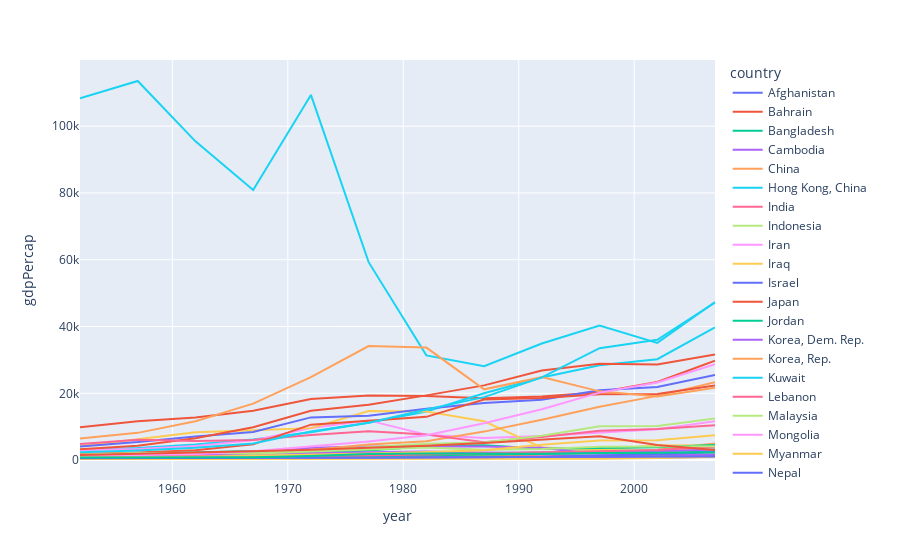

This figure's notebook cell:
### Code cell
px.line(gapminder_Asia, x="year", y="gdpPercap", color="country")

### Figure 1 — Plotly figure (JSON) as saved in the notebook; plotly's stock layout.template omitted (floating-point values rounded to 4 significant figures)
{"data": [{"hovertemplate": "country=Afghanistan<br>year=%{x}<br>gdpPercap=%{y}<extra></extra>", "legendgroup": "Afghanistan", "line": {"color": "#636efa", "dash": "solid"}, "marker": {"symbol": "circle"}, "mode": "lines", "name": "Afghanistan", "orientation": "v", "showlegend": true, "type": "scatter", "x": [1952, 1957, 1962, 1967, 1972, 1977, 1982, 1987, 1992, 1997, 2002, 2007], "xaxis": "x", "y": [779.4, 820.9, 853.1, 836.2, 740.0, 786.1, 978.0, 852.4, 649.3, 635.3, 726.7, 974.6], "yaxis": "y"}, {"hovertemplate": "country=Bahrain<br>year=%{x}<br>gdpPercap=%{y}<extra></extra>", "legendgroup": "Bahrain", "line": {"color": "#EF553B", "dash": "solid"}, "marker": {"symbol": "circle"}, "mode": "lines", "name": "Bahrain", "orientation": "v", "showlegend": true, "type": "scatter", "x": [1952, 1957, 1962, 1967, 1972, 1977, 1982, 1987, 1992, 1997, 2002, 2007], "xaxis": "x", "y": [9867.0, 11640.0, 12750.0, 14800.0, 18270.0, 19340.0, 19210.0, 18520.0, 19040.0, 20290.0, 23400.0, 29800.0], "yaxis": "y"}, {"hovertemplate": "country=Bangladesh<br>year=%{x}<br>gdpPercap=%{y}<extra></extra>", "legendgroup": "Bangladesh", "line": {"color": "#00cc96", "dash": "solid"}, "marker": {"symbol": "circle"}, "mode": "lines", "name": "Bangladesh", "orientation": "v", "showlegend": true, "type": "scatter", "x": [1952, 1957, 1962, 1967, 1972, 1977, 1982, 1987, 1992, 1997, 2002, 2007], "xaxis": "x", "y": [684.2, 661.6, 686.3, 721.2, 630.2, 659.9, 677.0, 752.0, 837.8, 972.8, 1136.0, 1391.0], "yaxis": "y"}, {"hovertemplate": "country=Cambodia<br>year=%{x}<br>gdpPercap=%{y}<extra></extra>", "legendgroup": "Cambodia", "line": {"color": "#ab63fa", "dash": "solid"}, "marker": {"symbol": "circle"}, "mode": "lines", "name": "Cambodia", "orientation": "v", "showlegend": true, "type": "scatter", "x": [1952, 1957, 1962, 1967, 1972, 1977, 1982, 1987, 1992, 1997, 2002, 2007], "xaxis": "x", "y": [368.5, 434.0, 496.9, 523.4, 421.6, 525.0, 624.5, 683.9, 682.3, 734.3, 896.2, 1714.0], "yaxis": "y"}, {"hovertemplate": "country=China<br>year=%{x}<br>gdpPercap=%{y}<extra></extra>", "legendgroup": "China", "line": {"color": "#FFA15A", "dash": "solid"}, "marker": {"symbol": "circle"}, "mode": "lines", "name": "China", "orientation": "v", "showlegend": true, "type": "scatter", "x": [1952, 1957, 1962, 1967, 1972, 1977, 1982, 1987, 1992, 1997, 2002, 2007], "xaxis": "x", "y": [400.4, 576.0, 487.7, 612.7, 676.9, 741.2, 962.4, 1379.0, 1656.0, 2289.0, 3119.0, 4959.0], "yaxis": "y"}, {"hovertemplate": "country=Hong Kong, China<br>year=%{x}<br>gdpPercap=%{y}<extra></extra>", "legendgroup": "Hong Kong, China", "line": {"color": "#19d3f3", "dash": "solid"}, "marker": {"symbol": "circle"}, "mode": "lines", "name": "Hong Kong, China", "orientation": "v", "showlegend": true, "type": "scatter", "x": [1952, 1957, 1962, 1967, 1972, 1977, 1982, 1987, 1992, 1997, 2002, 2007], "xaxis": "x", "y": [3054.0, 3629.0, 4693.0, 6198.0, 8316.0, 11190.0, 14560.0, 20040.0, 24760.0, 28380.0, 30210.0, 39720.0], "yaxis": "y"}, {"hovertemplate": "country=India<br>year=%{x}<br>gdpPercap=%{y}<extra></extra>", "legendgroup": "India", "line": {"color": "#FF6692", "dash": "solid"}, "marker": {"symbol": "circle"}, "mode": "lines", "name": "India", "orientation": "v", "showlegend": true, "type": "scatter", "x": [1952, 1957, 1962, 1967, 1972, 1977, 1982, 1987, 1992, 1997, 2002, 2007], "xaxis": "x", "y": [546.6, 590.1, 658.3, 700.8, 724.0, 813.3, 855.7, 976.5, 1164.0, 1459.0, 1747.0, 2452.0], "yaxis": "y"}, {"hovertemplate": "country=Indonesia<br>year=%{x}<br>gdpPercap=%{y}<extra></extra>", "legendgroup": "Indonesia", "line": {"color": "#B6E880", "dash": "solid"}, "marker": {"symbol": "circle"}, "mode": "lines", "name": "Indonesia", "orientation": "v", "showlegend": true, "type": "scatter", "x": [1952, 1957, 1962, 1967, 1972, 1977, 1982, 1987, 1992, 1997, 2002, 2007], "xaxis": "x", "y": [749.7, 858.9, 849.3, 762.4, 1111.0, 1383.0, 1517.0, 1748.0, 2383.0, 3119.0, 2874.0, 3541.0], "yaxis": "y"}, {"hovertemplate": "country=Iran<br>year=%{x}<br>gdpPercap=%{y}<extra></extra>", "legendgroup": "Iran", "line": {"color": "#FF97FF", "dash": "solid"}, "marker": {"symbol": "circle"}, "mode": "lines", "name": "Iran", "orientation": "v", "showlegend": true, "type": "scatter", "x": [1952, 1957, 1962, 1967, 1972, 1977, 1982, 1987, 1992, 1997, 2002, 2007], "xaxis": "x", "y": [3035.0, 3290.0, 4187.0, 5907.0, 9614.0, 11890.0, 7608.0, 6643.0, 7236.0, 8264.0, 9241.0, 11610.0], "yaxis": "y"}, {"hovertemplate": "country=Iraq<br>year=%{x}<br>gdpPercap=%{y}<extra></extra>", "legendgroup": "Iraq", "line": {"color": "#FECB52", "dash": "solid"}, "marker": {"symbol": "circle"}, "mode": "lines", "name": "Iraq", "orientation": "v", "showlegend": true, "type": "scatter", "x": [1952, 1957, 1962, 1967, 1972, 1977, 1982, 1987, 1992, 1997, 2002, 2007], "xaxis": "x", "y": [4130.0, 6229.0, 8342.0, 8931.0, 9576.0, 14690.0, 14520.0, 11640.0, 3746.0, 3076.0, 4391.0, 4471.0], "yaxis": "y"}, {"hovertemplate": "country=Israel<br>year=%{x}<br>gdpPercap=%{y}<extra></extra>", "legendgroup": "Israel", "line": {"color": "#636efa", "dash": "solid"}, "marker": {"symbol": "circle"}, "mode": "lines", "name": "Israel", "orientation": "v", "showlegend": true, "type": "scatter", "x": [1952, 1957, 1962, 1967, 1972, 1977, 1982, 1987, 1992, 1997, 2002, 2007], "xaxis": "x", "y": [4087.0, 5385.0, 7106.0, 8394.0, 12790.0, 13310.0, 15370.0, 17120.0, 18050.0, 20900.0, 21910.0, 25520.0], "yaxis": "y"}, {"hovertemplate": "country=Japan<br>year=%{x}<br>gdpPercap=%{y}<extra></extra>", "legendgroup": "Japan", "line": {"color": "#EF553B", "dash": "solid"}, "marker": {"symbol": "circle"}, "mode": "lines", "name": "Japan", "orientation": "v", "showlegend": true, "type": "scatter", "x": [1952, 1957, 1962, 1967, 1972, 1977, 1982, 1987, 1992, 1997, 2002, 2007], "xaxis": "x", "y": [3217.0, 4318.0, 6577.0, 9848.0, 14780.0, 16610.0, 19380.0, 22380.0, 26820.0, 28820.0, 28600.0, 31660.0], "yaxis": "y"}, {"hovertemplate": "country=Jordan<br>year=%{x}<br>gdpPercap=%{y}<extra></extra>", "legendgroup": "Jordan", "line": {"color": "#00cc96", "dash": "solid"}, "marker": {"symbol": "circle"}, "mode": "lines", "name": "Jordan", "orientation": "v", "showlegend": true, "type": "scatter", "x": [1952, 1957, 1962, 1967, 1972, 1977, 1982, 1987, 1992, 1997, 2002, 2007], "xaxis": "x", "y": [1547.0, 1886.0, 2348.0, 2742.0, 2111.0, 2852.0, 4161.0, 4449.0, 3432.0, 3645.0, 3845.0, 4519.0], "yaxis": "y"}, {"hovertemplate": "country=Korea, Dem. Rep.<br>year=%{x}<br>gdpPercap=%{y}<extra></extra>", "legendgroup": "Korea, Dem. Rep.", "line": {"color": "#ab63fa", "dash": "solid"}, "marker": {"symbol": "circle"}, "mode": "lines", "name": "Korea, Dem. Rep.", "orientation": "v", "showlegend": true, "type": "scatter", "x": [1952, 1957, 1962, 1967, 1972, 1977, 1982, 1987, 1992, 1997, 2002, 2007], "xaxis": "x", "y": [1088.0, 1571.0, 1622.0, 2144.0, 3702.0, 4106.0, 4107.0, 4106.0, 3726.0, 1691.0, 1647.0, 1593.0], "yaxis": "y"}, {"hovertemplate": "country=Korea, Rep.<br>year=%{x}<br>gdpPercap=%{y}<extra></extra>", "legendgroup": "Korea, Rep.", "line": {"color": "#FFA15A", "dash": "solid"}, "marker": {"symbol": "circle"}, "mode": "lines", "name": "Korea, Rep.", "orientation": "v", "showlegend": true, "type": "scatter", "x": [1952, 1957, 1962, 1967, 1972, 1977, 1982, 1987, 1992, 1997, 2002, 2007], "xaxis": "x", "y": [1031.0, 1488.0, 1536.0, 2029.0, 3031.0, 4657.0, 5623.0, 8533.0, 12100.0, 15990.0, 19230.0, 23350.0], "yaxis": "y"}, {"hovertemplate": "country=Kuwait<br>year=%{x}<br>gdpPercap=%{y}<extra></extra>", "legendgroup": "Kuwait", "line": {"color": "#19d3f3", "dash": "solid"}, "marker": {"symbol": "circle"}, "mode": "lines", "name": "Kuwait", "orientation": "v", "showlegend": true, "type": "scatter", "x": [1952, 1957, 1962, 1967, 1972, 1977, 1982, 1987, 1992, 1997, 2002, 2007], "xaxis": "x", "y": [108400.0, 113500.0, 95460.0, 80890.0, 109300.0, 59270.0, 31350.0, 28120.0, 34930.0, 40300.0, 35110.0, 47310.0], "yaxis": "y"}, {"hovertemplate": "country=Lebanon<br>year=%{x}<br>gdpPercap=%{y}<extra></extra>", "legendgroup": "Lebanon", "line": {"color": "#FF6692", "dash": "solid"}, "marker": {"symbol": "circle"}, "mode": "lines", "name": "Lebanon", "orientation": "v", "showlegend": true, "type": "scatter", "x": [1952, 1957, 1962, 1967, 1972, 1977, 1982, 1987, 1992, 1997, 2002, 2007], "xaxis": "x", "y": [4835.0, 6090.0, 5715.0, 6007.0, 7486.0, 8660.0, 7641.0, 5377.0, 6891.0, 8755.0, 9314.0, 10460.0], "yaxis": "y"}, {"hovertemplate": "country=Malaysia<br>year=%{x}<br>gdpPercap=%{y}<extra></extra>", "legendgroup": "Malaysia", "line": {"color": "#B6E880", "dash": "solid"}, "marker": {"symbol": "circle"}, "mode": "lines", "name": "Malaysia", "orientation": "v", "showlegend": true, "type": "scatter", "x": [1952, 1957, 1962, 1967, 1972, 1977, 1982, 1987, 1992, 1997, 2002, 2007], "xaxis": "x", "y": [1831.0, 1810.0, 2037.0, 2278.0, 2849.0, 3828.0, 4920.0, 5250.0, 7278.0, 10130.0, 10210.0, 12450.0], "yaxis": "y"}, {"hovertemplate": "country=Mongolia<br>year=%{x}<br>gdpPercap=%{y}<extra></extra>", "legendgroup": "Mongolia", "line": {"color": "#FF97FF", "dash": "solid"}, "marker": {"symbol": "circle"}, "mode": "lines", "name": "Mongolia", "orientation": "v", "showlegend": true, "type": "scatter", "x": [1952, 1957, 1962, 1967, 1972, 1977, 1982, 1987, 1992, 1997, 2002, 2007], "xaxis": "x", "y": [786.6, 912.7, 1056.0, 1226.0, 1422.0, 1648.0, 2001.0, 2338.0, 1785.0, 1902.0, 2141.0, 3096.0], "yaxis": "y"}, {"hovertemplate": "country=Myanmar<br>year=%{x}<br>gdpPercap=%{y}<extra></extra>", "legendgroup": "Myanmar", "line": {"color": "#FECB52", "dash": "solid"}, "marker": {"symbol": "circle"}, "mode": "lines", "name": "Myanmar", "orientation": "v", "showlegend": true, "type": "scatter", "x": [1952, 1957, 1962, 1967, 1972, 1977, 1982, 1987, 1992, 1997, 2002, 2007], "xaxis": "x", "y": [331, 350, 388, 349, 357, 371, 424, 385, 347, 415, 611, 944], "yaxis": "y"}, {"hovertemplate": "country=Nepal<br>year=%{x}<br>gdpPercap=%{y}<extra></extra>", "legendgroup": "Nepal", "line": {"color": "#636efa", "dash": "solid"}, "marker": {"symbol": "circle"}, "mode": "lines", "name": "Nepal", "orientation": "v", "showlegend": true, "type": "scatter", "x": [1952, 1957, 1962, 1967, 1972, 1977, 1982, 1987, 1992, 1997, 2002, 2007], "xaxis": "x", "y": [545.9, 597.9, 652.4, 676.4, 674.8, 694.1, 718.4, 775.6, 897.7, 1011.0, 1057.0, 1091.0], "yaxis": "y"}, {"hovertemplate": "country=Oman<br>year=%{x}<br>gdpPercap=%{y}<extra></extra>", "legendgroup": "Oman", "line": {"color": "#EF553B", "dash": "solid"}, "marker": {"symbol": "circle"}, "mode": "lines", "name": "Oman", "orientation": "v", "showlegend": true, "type": "scatter", "x": [1952, 1957, 1962, 1967, 1972, 1977, 1982, 1987, 1992, 1997, 2002, 2007], "xaxis": "x", "y": [1828.0, 2243.0, 2925.0, 4721.0, 10620.0, 11850.0, 12950.0, 18120.0, 18620.0, 19700.0, 19770.0, 22320.0], "yaxis": "y"}, {"hovertemplate": "country=Pakistan<br>year=%{x}<br>gdpPercap=%{y}<extra></extra>", "legendgroup": "Pakistan", "line": {"color": "#00cc96", "dash": "solid"}, "marker": {"symbol": "circle"}, "mode": "lines", "name": "Pakistan", "orientation": "v", "showlegend": true, "type": "scatter", "x": [1952, 1957, 1962, 1967, 1972, 1977, 1982, 1987, 1992, 1997, 2002, 2007], "xaxis": "x", "y": [684.6, 747.1, 803.3, 942.4, 1050.0, 1176.0, 1443.0, 1705.0, 1972.0, 2049.0, 2093.0, 2606.0], "yaxis": "y"}, {"hovertemplate": "country=Philippines<br>year=%{x}<br>gdpPercap=%{y}<extra></extra>", "legendgroup": "Philippines", "line": {"color": "#ab63fa", "dash": "solid"}, "marker": {"symbol": "circle"}, "mode": "lines", "name": "Philippines", "orientation": "v", "showlegend": true, "type": "scatter", "x": [1952, 1957, 1962, 1967, 1972, 1977, 1982, 1987, 1992, 1997, 2002, 2007], "xaxis": "x", "y": [1273.0, 1548.0, 1650.0, 1814.0, 1989.0, 2373.0, 2603.0, 2190.0, 2279.0, 2537.0, 2651.0, 3190.0], "yaxis": "y"}, {"hovertemplate": "country=Saudi Arabia<br>year=%{x}<br>gdpPercap=%{y}<extra></extra>", "legendgroup": "Saudi Arabia", "line": {"color": "#FFA15A", "dash": "solid"}, "marker": {"symbol": "circle"}, "mode": "lines", "name": "Saudi Arabia", "orientation": "v", "showlegend": true, "type": "scatter", "x": [1952, 1957, 1962, 1967, 1972, 1977, 1982, 1987, 1992, 1997, 2002, 2007], "xaxis": "x", "y": [6460.0, 8158.0, 11630.0, 16900.0, 24840.0, 34170.0, 33690.0, 21200.0, 24840.0, 20590.0, 19010.0, 21650.0], "yaxis": "y"}, {"hovertemplate": "country=Singapore<br>year=%{x}<br>gdpPercap=%{y}<extra></extra>", "legendgroup": "Singapore", "line": {"color": "#19d3f3", "dash": "solid"}, "marker": {"symbol": "circle"}, "mode": "lines", "name": "Singapore", "orientation": "v", "showlegend": true, "type": "scatter", "x": [1952, 1957, 1962, 1967, 1972, 1977, 1982, 1987, 1992, 1997, 2002, 2007], "xaxis": "x", "y": [2315.0, 2843.0, 3675.0, 4977.0, 8598.0, 11210.0, 15170.0, 18860.0, 24770.0, 33520.0, 36020.0, 47140.0], "yaxis": "y"}, {"hovertemplate": "country=Sri Lanka<br>year=%{x}<br>gdpPercap=%{y}<extra></extra>", "legendgroup": "Sri Lanka", "line": {"color": "#FF6692", "dash": "solid"}, "marker": {"symbol": "circle"}, "mode": "lines", "name": "Sri Lanka", "orientation": "v", "showlegend": true, "type": "scatter", "x": [1952, 1957, 1962, 1967, 1972, 1977, 1982, 1987, 1992, 1997, 2002, 2007], "xaxis": "x", "y": [1084.0, 1073.0, 1074.0, 1136.0, 1213.0, 1349.0, 1648.0, 1877.0, 2154.0, 2664.0, 3015.0, 3970.0], "yaxis": "y"}, {"hovertemplate": "country=Syria<br>year=%{x}<br>gdpPercap=%{y}<extra></extra>", "legendgroup": "Syria", "line": {"color": "#B6E880", "dash": "solid"}, "marker": {"symbol": "circle"}, "mode": "lines", "name": "Syria", "orientation": "v", "showlegend": true, "type": "scatter", "x": [1952, 1957, 1962, 1967, 1972, 1977, 1982, 1987, 1992, 1997, 2002, 2007], "xaxis": "x", "y": [1643.0, 2117.0, 2193.0, 1882.0, 2571.0, 3195.0, 3762.0, 3117.0, 3341.0, 4014.0, 4091.0, 4185.0], "yaxis": "y"}, {"hovertemplate": "country=Taiwan<br>year=%{x}<br>gdpPercap=%{y}<extra></extra>", "legendgroup": "Taiwan", "line": {"color": "#FF97FF", "dash": "solid"}, "marker": {"symbol": "circle"}, "mode": "lines", "name": "Taiwan", "orientation": "v", "showlegend": true, "type": "scatter", "x": [1952, 1957, 1962, 1967, 1972, 1977, 1982, 1987, 1992, 1997, 2002, 2007], "xaxis": "x", "y": [1207.0, 1508.0, 1823.0, 2644.0, 4063.0, 5597.0, 7426.0, 11050.0, 15220.0, 20210.0, 23240.0, 28720.0], "yaxis": "y"}, {"hovertemplate": "country=Thailand<br>year=%{x}<br>gdpPercap=%{y}<extra></extra>", "legendgroup": "Thailand", "line": {"color": "#FECB52", "dash": "solid"}, "marker": {"symbol": "circle"}, "mode": "lines", "name": "Thailand", "orientation": "v", "showlegend": true, "type": "scatter", "x": [1952, 1957, 1962, 1967, 1972, 1977, 1982, 1987, 1992, 1997, 2002, 2007], "xaxis": "x", "y": [757.8, 793.6, 1002.0, 1295.0, 1524.0, 1961.0, 2393.0, 2983.0, 4617.0, 5853.0, 5913.0, 7458.0], "yaxis": "y"}, {"hovertemplate": "country=Vietnam<br>year=%{x}<br>gdpPercap=%{y}<extra></extra>", "legendgroup": "Vietnam", "line": {"color": "#636efa", "dash": "solid"}, "marker": {"symbol": "circle"}, "mode": "lines", "name": "Vietnam", "orientation": "v", "showlegend": true, "type": "scatter", "x": [1952, 1957, 1962, 1967, 1972, 1977, 1982, 1987, 1992, 1997, 2002, 2007], "xaxis": "x", "y": [605.1, 676.3, 772.0, 637.1, 699.5, 713.5, 707.2, 820.8, 989.0, 1386.0, 1764.0, 2442.0], "yaxis": "y"}, {"hovertemplate": "country=West Bank and Gaza<br>year=%{x}<br>gdpPercap=%{y}<extra></extra>", "legendgroup": "West Bank and Gaza", "line": {"color": "#EF553B", "dash": "solid"}, "marker": {"symbol": "circle"}, "mode": "lines", "name": "West Bank and Gaza", "orientation": "v", "showlegend": true, "type": "scatter", "x": [1952, 1957, 1962, 1967, 1972, 1977, 1982, 1987, 1992, 1997, 2002, 2007], "xaxis": "x", "y": [1516.0, 1827.0, 2199.0, 2650.0, 3133.0, 3683.0, 4336.0, 5107.0, 6018.0, 7111.0, 4515.0, 3025.0], "yaxis": "y"}, {"hovertemplate": "country=Yemen, Rep.<br>year=%{x}<br>gdpPercap=%{y}<extra></extra>", "legendgroup": "Yemen, Rep.", "line": {"color": "#00cc96", "dash": "solid"}, "marker": {"symbol": "circle"}, "mode": "lines", "name": "Yemen, Rep.", "orientation": "v", "showlegend": true, "type": "scatter", "x": [1952, 1957, 1962, 1967, 1972, 1977, 1982, 1987, 1992, 1997, 2002, 2007], "xaxis": "x", "y": [781.7, 804.8, 825.6, 862.4, 1265.0, 1830.0, 1978.0, 1972.0, 1879.0, 2117.0, 2235.0, 2281.0], "yaxis": "y"}], "layout": {"legend": {"title": {"text": "country"}, "tracegroupgap": 0}, "margin": {"t": 60}, "xaxis": {"anchor": "y", "domain": [0, 1], "title": {"text": "year"}}, "yaxis": {"anchor": "x", "domain": [0, 1], "title": {"text": "gdpPercap"}}}}
